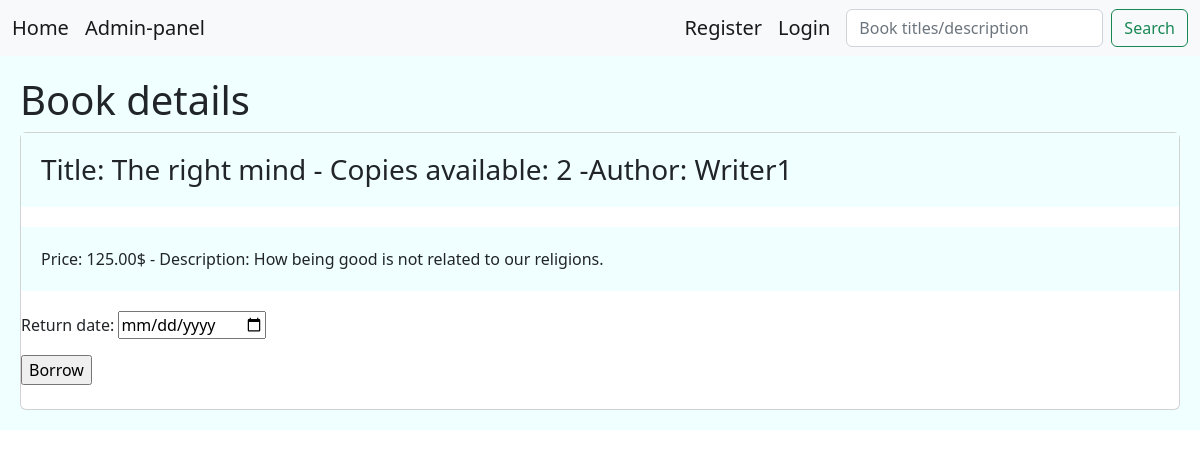
/books/1/, run on an earlier commit of the app's database.
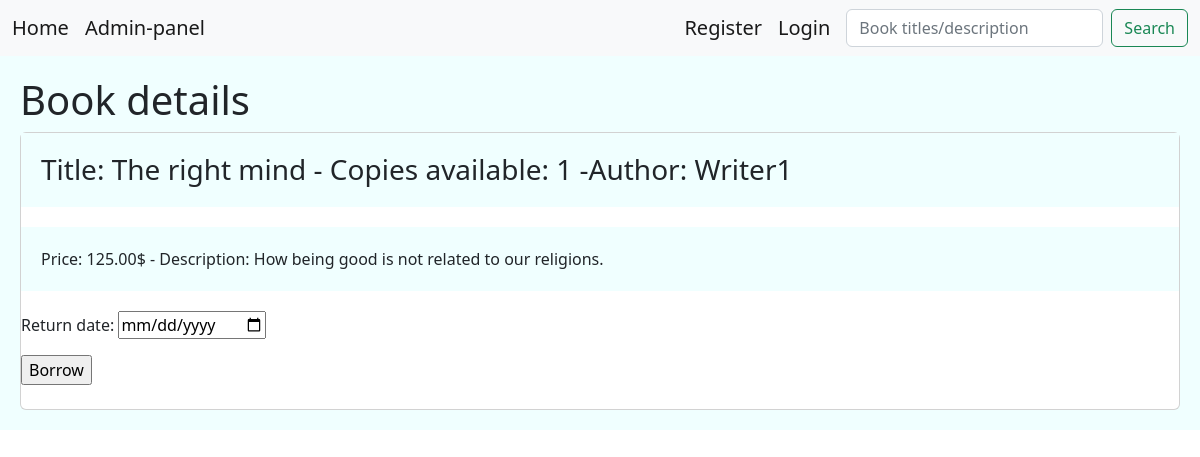
And on a later commit of the database.
### library/models.py (models this page shows, shortened)
class Books(models.Model):
    title = models.CharField(max_length=100)
    description = models.TextField(null=True)
    price = models.DecimalField(max_digits=6 , decimal_places=2, default=0.00)
    shabak = models.CharField(max_length=150,null=True)
    copies_available = models.PositiveIntegerField(default=4)
    genre = models.ForeignKey('Genre', on_delete=models.SET_NULL, null=True)
    author = models.ForeignKey('Author', on_delete=models.SET_NULL, null=True)

class Author(models.Model):
    author = models.CharField(max_length=150,null=True)
    born_city = models.CharField(max_length=200, null=True)
    def __str__(self):
        return self.author

### library/views.py (the view, shortened to what this page needs)
# urls.py: path('books/<int:books_id>/',views.BorrowBook.as_view(), name='borrow'),
class BorrowBook(View):
    form_class = DateInputForm
    template_class = 'library/borrow.html'
    def get(self,request, books_id):
        books = get_object_or_404(Books, id=books_id)
        form = self.form_class()
        return render(request,self.template_class,{'form':form,'book':books})

### library/forms.py
class DateInputForm(forms.Form):
    Return_date = forms.DateField(widget=forms.DateInput(attrs={'type': 'date'}))

### library/templates/library/borrow.html (shortened to what this page needs)
<!DOCTYPE html>
<html lang="en">
<head>
    <link href="https://cdn.jsdelivr.net/npm/bootstrap@5.2.0-beta1/dist/css/bootstrap.min.css" rel="stylesheet">
</head>
<body>
{% include 'include/navbar.html' %}
<div class="jumbotron">
    {% block content %} <H1> Book details </H1>
    <div class="card">
        <h3 class="card-title jumbotron">Title: {{ book.title }} - Copies available: {{book.copies_available}} -Author: {{book.author}} </h3>
        <ul class="card-title jumbotron">Price: {{ book.price }}$ - Description: {{ book.description }}  </ul>
        <form action=" " method="post">
            {{ form.as_p }}
            <input type="submit" value="Borrow">
        </form>
    <br/>
    </div>
    {% endblock %}
</div>
</body>
</html>

What changed in the data, as far as the page shows it:
changed Books "The right mind": copies_available "2" → "1"
